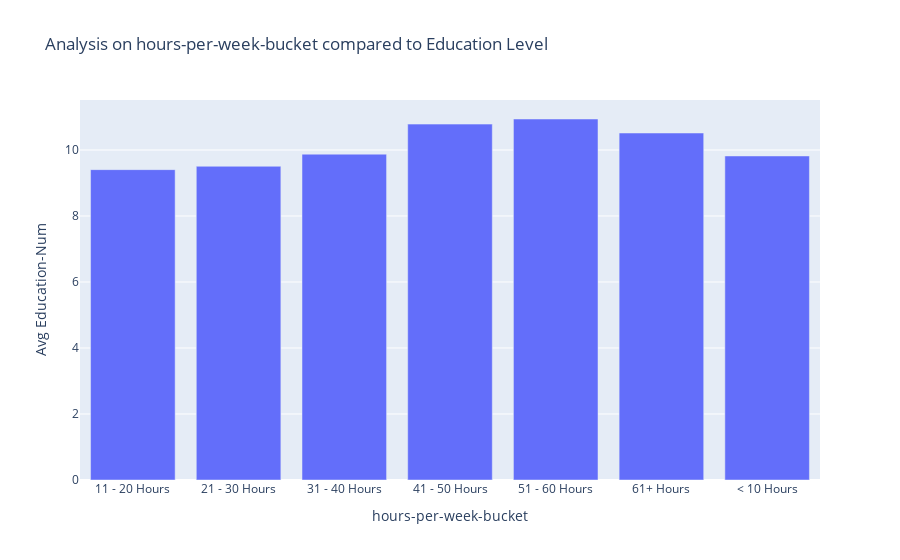

Notebook source saved alongside this figure:
### Code cell
figure_1("hours-per-week-bucket")

### Figure 1 — Plotly figure (JSON) as saved in the notebook; plotly's stock layout.template omitted (floating-point values rounded to 4 significant figures)
{"data": [{"type": "bar", "x": ["11 - 20 Hours", "21 - 30 Hours", "31 - 40 Hours", "41 - 50 Hours", "51 - 60 Hours", "61+ Hours", "< 10 Hours"], "y": [9.405, 9.506, 9.873, 10.78, 10.94, 10.51, 9.819]}], "layout": {"autosize": true, "title": {"text": "Analysis on hours-per-week-bucket compared to Education Level"}, "xaxis": {"autorange": true, "range": [-0.5, 6.5], "title": {"text": "hours-per-week-bucket"}, "type": "category"}, "yaxis": {"autorange": true, "range": [0, 11.51], "title": {"text": "Avg Education-Num"}, "type": "linear"}}}
